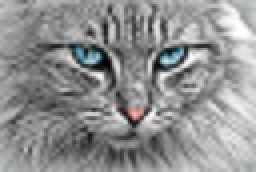
//> input picture test/test/dota_logo.jpg, 128 x 86 px (shown 2 times larger)
$ ./main   (built with g++ and OpenCV 4)
//> lines starting //> are read from the running program, lines starting //| are printed output that depends on the picture; pictures that were not available may be replaced by others from this repository, and a replacement may not be noted


#include<opencv2/core/core.hpp>
#include<opencv2/highgui/highgui.hpp>

#include <cv.h>
#include <highgui.h>
#include <iostream>

using namespace cv;


//----------------------------------【ROI_AddImage( )函数】----------------------------------
// 函数名：ROI_AddImage（）
//     描述：利用感兴趣区域ROI实现图像叠加
//----------------------------------------------------------------------------------------------
// [85 lines left out: functions ROI_AddImage, LinearBlending, ROI_LinearBlending, not called in this run]


bool MultiChannelBlending()
{
	//【0】定义相关变量
	Mat srcImage;
	Mat logoImage;
	vector<Mat>channels;
	Mat  imageBlueChannel;

	//=================【蓝色通道部分】=================
	//     描述：多通道混合-蓝色分量部分
	//============================================

	//【1】读入图片
	logoImage = imread("dota_logo.jpg", 0);
//> logoImage: 86 rows x 128 cols, CV_8UC1; min 0, max 255, mean 144.3
	srcImage = imread("dota_jugg.jpg");
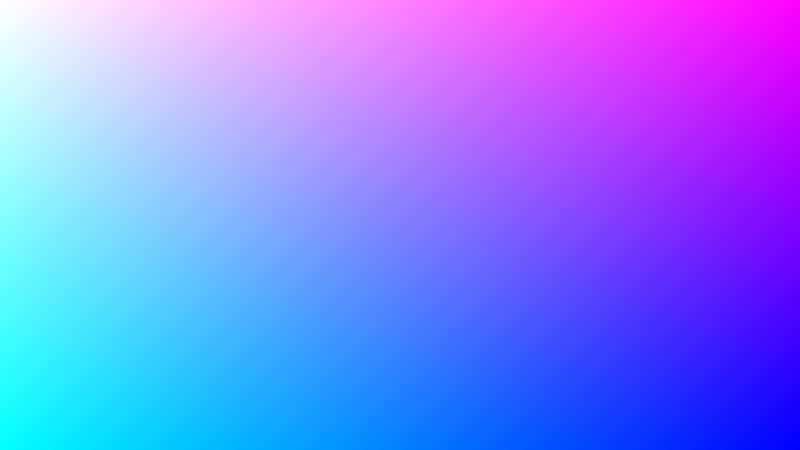
//> input picture test/test/透明Alpha值图.png, 1600 x 900 px, given in place of dota_jugg.jpg, which was not available (shown at 1/2 size)
//> srcImage is the input picture: 900 rows x 1600 cols, CV_8UC3; mean B, G, R 255, 127.6, 127.6

	if (!logoImage.data) { printf("Oh，no，读取logoImage错误~！\n"); return false; }
	if (!srcImage.data) { printf("Oh，no，读取srcImage错误~！\n"); return false; }

	//【2】把一个3通道图像转换成3个单通道图像
	split(srcImage, channels);//分离色彩通道
//> channels[0]: 900 rows x 1600 cols, CV_8UC1; every value is 255

	//【3】将原图的蓝色通道引用返回给imageBlueChannel，注意是引用，相当于两者等价，修改其中一个另一个跟着变
	imageBlueChannel = channels.at(0);
	//【4】将原图的蓝色通道的（500,250）坐标处右下方的一块区域和logo图进行加权操作，将得到的混合结果存到imageBlueChannel中
	addWeighted(imageBlueChannel(Rect(500, 250, logoImage.cols, logoImage.rows)), 1.0,
		logoImage, 0.5, 0, imageBlueChannel(Rect(500, 250, logoImage.cols, logoImage.rows)));

	//【5】将三个单通道重新合并成一个三通道
	merge(channels, srcImage);

	//【6】显示效果图
	namedWindow("<1>游戏原画+logo蓝色通道 by浅墨");
	imshow("<1>游戏原画+logo蓝色通道 by浅墨", srcImage);


	//=================【绿色通道部分】=================
	//     描述：多通道混合-绿色分量部分
	//============================================

	//【0】定义相关变量
	Mat  imageGreenChannel;

	//【1】重新读入图片
	logoImage = imread("mogu.jpg", 0);
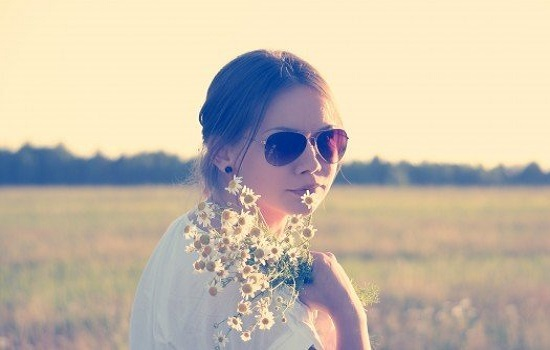
//> input picture test/test/mogu.jpg, 550 x 350 px
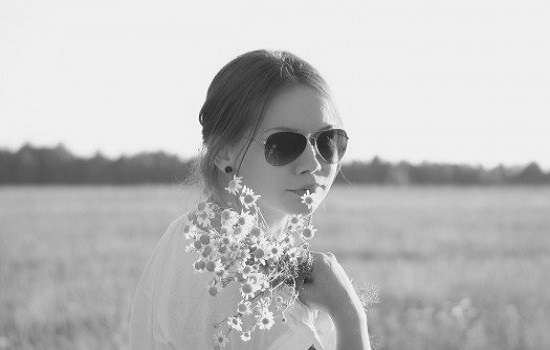
//> logoImage: 350 rows x 550 cols, CV_8UC1; min 27, max 255, mean 188.2
	srcImage = imread("pic.jpg");
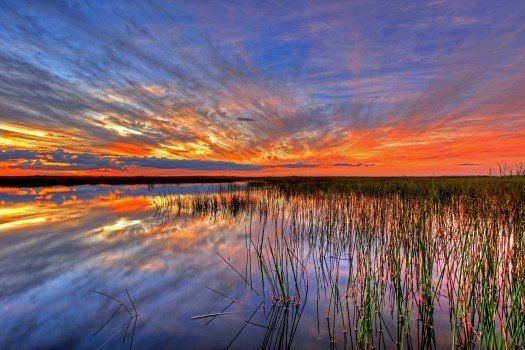
//> input picture test/test/pic.jpg, 525 x 350 px
//> srcImage is the input picture: 350 rows x 525 cols, CV_8UC3; mean B, G, R 109.9, 99.3, 122.5

	if (!logoImage.data) { printf("Oh，no，读取logoImage错误~！\n"); return false; }
	if (!srcImage.data) { printf("Oh，no，读取srcImage错误~！\n"); return false; }

	//【2】将一个三通道图像转换成三个单通道图像
	split(srcImage, channels);//分离色彩通道
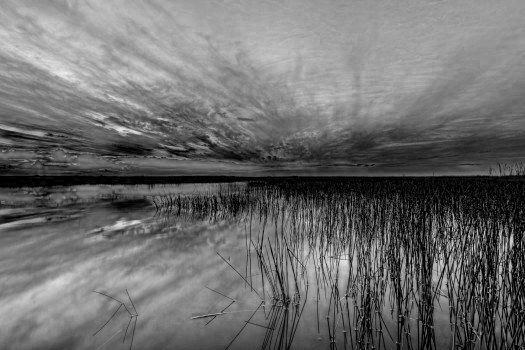
//> channels[0]: 350 rows x 525 cols, CV_8UC1; min 0, max 236, mean 109.9
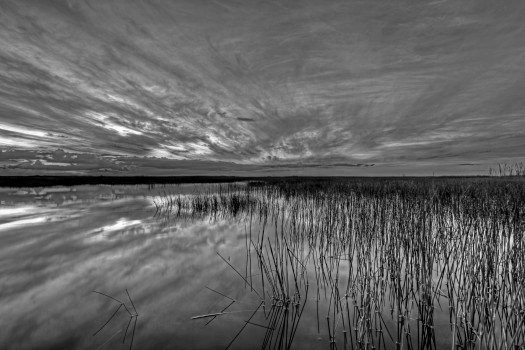
//> channels[1]: 350 rows x 525 cols, CV_8UC1; min 0, max 255, mean 99.3
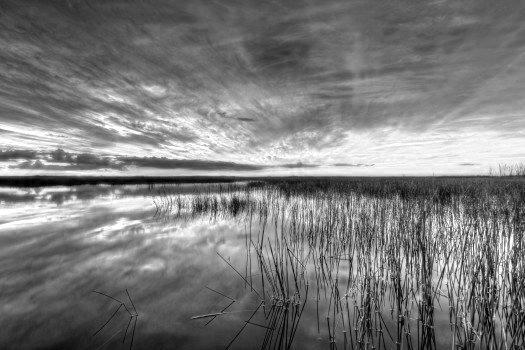
//> channels[2]: 350 rows x 525 cols, CV_8UC1; min 0, max 255, mean 122.5

	//【3】将原图的绿色通道的引用返回给imageBlueChannel，注意是引用，相当于两者等价，修改其中一个另一个跟着变
	imageGreenChannel = channels.at(1);
	//【4】将原图的绿色通道的（500,250）坐标处右下方的一块区域和logo图进行加权操作，将得到的混合结果存到imageGreenChannel中
//> (the run ends here: the program stops with an error, at `addWeighted(imageGreenChannel(Rect(500, 250, logoImage.cols, logoImage..`)
